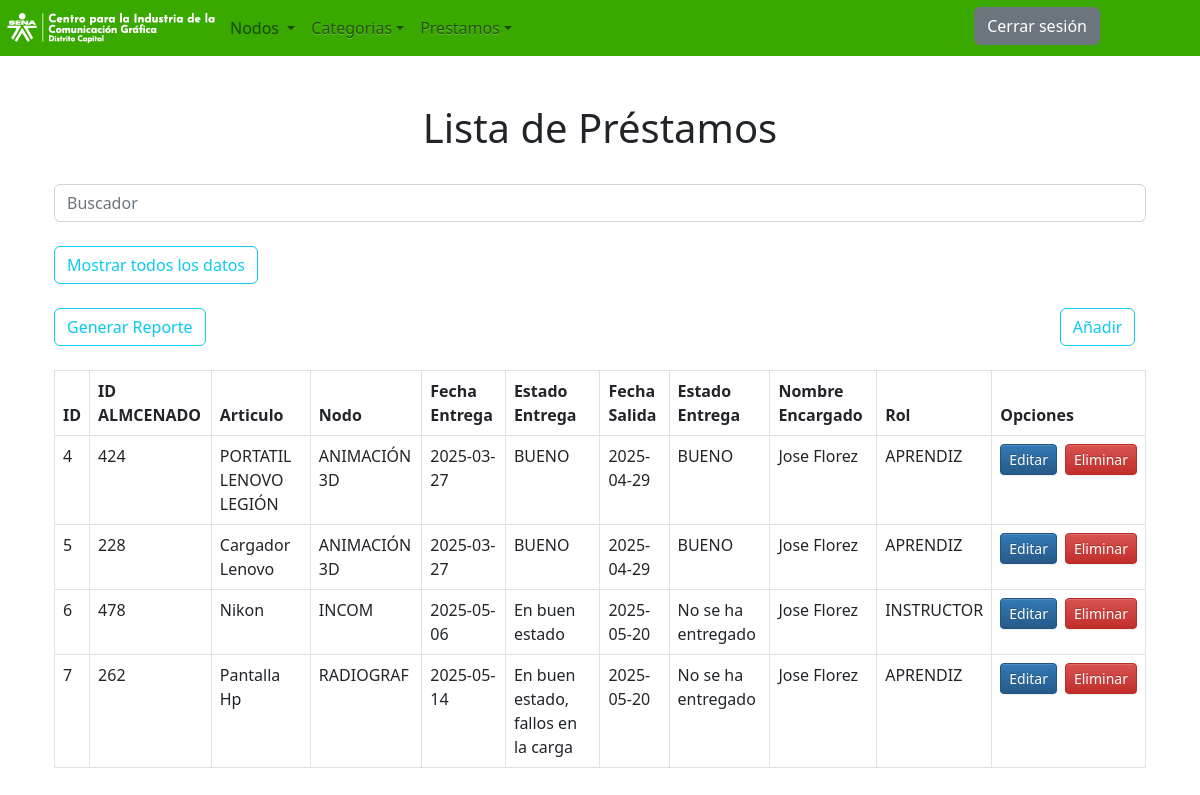
The app's page /InicioSesion/Usuarios/Administrador/vistas/Prestamos/listas_prestamos.php with its own data.
### tables this page shows
CREATE TABLE `prestamo` (
  `ID_FECHA` int(50) NOT NULL,
  `ID_ALMACENADO` int(20) NOT NULL,
  `NOMBRE_ALMACENADO` varchar(50) NOT NULL,
  `FECHA_ENTREGA` date NOT NULL,
  `ESTADO_ENTREGA` varchar(50) NOT NULL,
  `FECHA_SALIDA` date NOT NULL,
  `ESTADO_SALIDA` varchar(50) NOT NULL,
  `NOMBRE_ENCARGADO` varchar(50) DEFAULT NULL,
  `ROL` varchar(50) NOT NULL,
  `nodo` varchar(50) NOT NULL
);

### InicioSesion/Usuarios/Administrador/vistas/Prestamos/listas_prestamos.php (the view, shortened to what this page needs)
<?php
include("../../conexionPDO.php");
?>
<!DOCTYPE html>
<html lang="en">
<head>
	<link rel="stylesheet" href="https://cdn.jsdelivr.net/npm/bootstrap@5.2.1/dist/css/bootstrap.min.css">
	<link rel="stylesheet" type="text/css" href="../css/style.css">
	 <link rel="stylesheet" type="text/css" href="../js/pluggins/dist/sweetalert2.min.css">
</head>
		<header>
    <div class="contenedor-principal">
        <nav class="navbar navbar-expand-lg " style="background:#39A900;">
            <a href="http://localhost/Inventario/InicioSesion/Usuarios/Delegados/index.php">
            <img src="../../img/logosena.PNG">
            </a>
            <div class="collapse navbar-collapse" id="navbarNavDropdown">
                <ul class="navbar-nav">
                    <li class="nav-item active">
                        <div class="menunavegacion">
                            <a class="nav-link dropdown-toggle" href="#" id="navbarDropdownMenuLink" data-toggle="dropdown" aria-haspopup="true" aria-expanded="false">Nodos
                            </a>
                    </li>
                    <li class="nav-item dropdown">
                    <a class="nav-link dropdown-toggle" href="#" id="navbarDropdownMenuLink" data-toggle="dropdown" aria-haspopup="true" aria-expanded="false">Categorias</a>
                    </li>
                    <li class="nav-item dropdown">
                    <a class="nav-link dropdown-toggle" href="#" id="navbarDropdownMenuLink" data-toggle="dropdown" aria-haspopup="true" aria-expanded="false">Prestamos</a>
                    </li>
                </ul>
            </div>
            <a href="../../../../../index.php"><button type="button" class="btn btn-secondary" style=" margin-top:-5px; margin-right:100px; ">Cerrar sesi&oacute;n</button> </a>
    </div>
</header>
<!DOCTYPE html>
<html lang="es">
<head>
<link rel="stylesheet" href="bootstrap/css/bootstrap.min.css">
<link rel="stylesheet" href="bootstrap/css/bootstrap-theme.min.css">
</head>
<!DOCTYPE html>
<html lang="es">
<head>
<link rel="stylesheet" href="bootstrap/css/bootstrap.min.css">
<link rel="stylesheet" href="bootstrap/css/bootstrap-theme.min.css">
</head>
<body><br>
    <div class="container">
  <div class="page-header">
<body><br>
<center><h1>Lista de Préstamos</h1></center>
<br>
<div class="container-fluid">
    <form action="<?=$_SERVER['PHP_SELF']?>" method="post">
        <input class="form-control" type="search" placeholder="Buscador" name="buscar"> <br>
                <a href="listas_prestamos.php"> <button class="btn btn-outline-info" type="submit" name=""  >Mostrar todos los datos</button></a><br><br>
                <a href="../Prestamos/pdf" class="btn btn-outline-info" style="margin-right:850px;">Generar Reporte</a>
                <a href="registrar_prestamos.php"> <button type="button" class="btn btn-outline-info" style="  margin-right:-100px; "  >Añadir </button></a>
    </form>
<br>
<table class="table table-bordered">
  <thead>
    <tr>
      <th scope="col">ID</th>
      <th scope="col">ID ALMCENADO</th>
      <th scope="col">Articulo</th>
      <th scope="col">Nodo</th>
      <th scope="col">Fecha Entrega</th>
      <th scope="col">Estado Entrega</th>
      <th scope="col">Fecha Salida</th>
      <th scope="col">Estado Entrega</th>
      <th scope="col">Nombre Encargado</th>
      <th scope="col">Rol</th>
      <th scope="col">Opciones</th>
    </tr>
  </thead>
  <tbody>
  	<?php
  	if (isset($_POST['enviar'])) {
  		$buscador=$_POST['buscar'];
  		$sql="SELECT * FROM prestamo WHERE NOMBRE_ALMACENADO LIKE '%".$buscador."%' OR FECHA_ENTREGA LIKE '%".$buscador."%' OR FECHA_SALIDA LIKE '%".$buscador."%' OR NOMBRE_ENCARGADO LIKE '%".$buscador."%' OR ROL LIKE '%".$buscador."%' OR nodo LIKE '%".$buscador."%'  ";
  		$query=mysqli_query($con,$sql);
  		while($row=mysqli_fetch_assoc($query)){
  			?>
    <tr>
    	<td><?php echo $row['ID_FECHA']?></td>
        <td><?php echo $row['ID_ALMACENADO']?></td>
      <td><?php echo $row['NOMBRE_ALMACENADO']?></td>
      <td><?php echo $row['nodo']?></td>
      <td><?php echo $row['FECHA_ENTREGA']?></td>
      <td><?php echo $row['ESTADO_ENTREGA']?></td>
      <td><?php echo $row['FECHA_SALIDA']?></td>
      <td><?php echo $row['ESTADO_SALIDA']?></td>
      <td><?php echo $row['NOMBRE_ENCARGADO']?></td>
      <td><?php echo $row['ROL']?></td>
      <td>
      <a href="actualizar_prestamos.php?id=<?php echo $row['ID_FECHA']?>" class="btn btn-primary">Editar</a>
      <a href="ListaPrestamos/eliminar_prestamos.php?id=<?php echo $row['ID_FECHA']?>" class="btn btn-danger" onclick="return confirmDelete()" >Eliminar</a></td>
      </td>
    </tr>
<?php
 }
  	}else{
  		$sql="SELECT * FROM prestamo";
			$query=mysqli_query($con,$sql);
	  	while($row=mysqli_fetch_assoc($query)){
  			?>
<tr>
    	<td><?php echo $row['ID_FECHA']?></td>
        <td><?php echo $row['ID_ALMACENADO']?></td>
      <td><?php echo $row['NOMBRE_ALMACENADO']?></td>
      <td><?php echo $row['nodo']?></td>
      <td><?php echo $row['FECHA_ENTREGA']?></td>
      <td><?php echo $row['ESTADO_ENTREGA']?></td>
      <td><?php echo $row['FECHA_SALIDA']?></td>
      <td><?php echo $row['ESTADO_SALIDA']?></td>
      <td><?php echo $row['NOMBRE_ENCARGADO']?></td>
      <td><?php echo $row['ROL']?></td>
      <td class="text-center">
    <div class="d-flex justify-content-center">
        <a href="actualizar_prestamos.php?id=<?php echo $row['ID_FECHA']?>" class="btn btn-sm btn-primary me-2">Editar</a>
        <a href="ListaPrestamos/eliminar_prestamos.php?id=<?php echo $row['ID_FECHA']?>" class="btn btn-sm btn-danger" onclick="return confirmDelete()">Eliminar</a>
    </div>
</td>
    </tr>
    <?php
    }
    }
    ?>
  </tbody>
</table>
</body>
</html>

### InicioSesion/Usuarios/Administrador/vistas/css/style.css (style rules this page uses)
.nav-link { color: #FFFFFF; }
body { background-color: #ffffff; font-family: 'Ubuntu', sans-serif; }
a { text-shadow: 0px 0px 3px rgba(117, 117, 117, 0.12); color: #39A900; text-decoration: none }

### records on screen
prestamo: ID_FECHA "4", ID_ALMACENADO "424", NOMBRE_ALMACENADO "PORTATIL LENOVO LEGIÓN", nodo "ANIMACIÓN 3D", FECHA_ENTREGA "2025-03-27", ESTADO_ENTREGA "BUENO", FECHA_SALIDA "2025-04-29", ESTADO_SALIDA "BUENO", NOMBRE_ENCARGADO "Jose Florez", ROL "APRENDIZ"
prestamo: ID_FECHA "5", ID_ALMACENADO "228", NOMBRE_ALMACENADO "Cargador Lenovo", nodo "ANIMACIÓN 3D", FECHA_ENTREGA "2025-03-27", ESTADO_ENTREGA "BUENO", FECHA_SALIDA "2025-04-29", ESTADO_SALIDA "BUENO", NOMBRE_ENCARGADO "Jose Florez", ROL "APRENDIZ"
prestamo: ID_FECHA "6", ID_ALMACENADO "478", NOMBRE_ALMACENADO "Nikon", nodo "INCOM", FECHA_ENTREGA "2025-05-06", ESTADO_ENTREGA "En buen estado", FECHA_SALIDA "2025-05-20", ESTADO_SALIDA "No se ha entregado", NOMBRE_ENCARGADO "Jose Florez", ROL "INSTRUCTOR"
prestamo: ID_FECHA "7", ID_ALMACENADO "262", NOMBRE_ALMACENADO "Pantalla Hp", nodo "RADIOGRAF", FECHA_ENTREGA "2025-05-14", ESTADO_ENTREGA "En buen estado, fallos en la carga", FECHA_SALIDA "2025-05-20", ESTADO_SALIDA "No se ha entregado", NOMBRE_ENCARGADO "Jose Florez", ROL "APRENDIZ"
